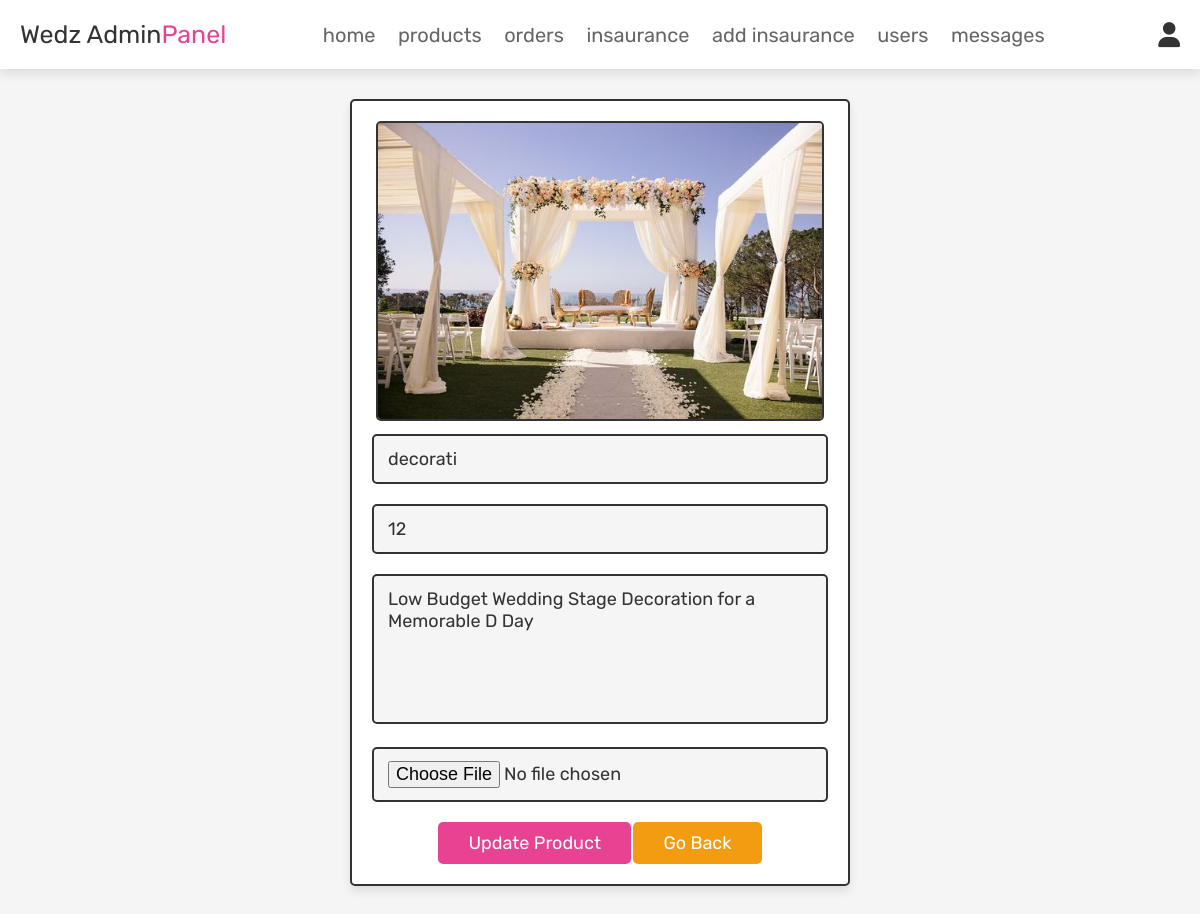
Screenshot of /admin_update_product.php?update=21 (signed in) with the database file from the repository.
### tables this page shows
CREATE TABLE IF NOT EXISTS `products` (
  `id` int(100) NOT NULL AUTO_INCREMENT,
  `name` varchar(100) NOT NULL,
  `details` varchar(500) NOT NULL,
  `price` int(100) NOT NULL,
  `image` varchar(100) NOT NULL,
  PRIMARY KEY (`id`)
);

### admin_update_product.php (the view, shortened to what this page needs)
<!DOCTYPE html>
<html lang="en">
<head>
   <link rel="stylesheet" href="https://cdnjs.cloudflare.com/ajax/libs/font-awesome/6.0.0/css/all.min.css">
   <link rel="stylesheet" href="css/admin_style.css">
</head>
<body>
<?php @include 'admin_header.php'; ?>
<section class="update-product">
<?php
   $update_id = $_GET['update'];
   $select_products = mysqli_query($conn, "SELECT * FROM `products` WHERE id = '$update_id'") or die('query failed');
   if(mysqli_num_rows($select_products) > 0){
      while($fetch_products = mysqli_fetch_assoc($select_products)){
?>
<form action="" method="post" enctype="multipart/form-data">
   <img src="uploaded_img/<?php echo $fetch_products['image']; ?>" class="image"  alt="">
   <input type="text" class="box" value="<?php echo $fetch_products['name']; ?>" required placeholder="update product name" name="name">
   <input type="number" min="0" class="box" value="<?php echo $fetch_products['price']; ?>" required placeholder="update product price" name="price">
   <textarea name="details" class="box" required placeholder="update product details" cols="30" rows="10"><?php echo $fetch_products['details']; ?></textarea>
   <input type="file" accept="image/jpg, image/jpeg, image/png" class="box" name="image">
   <input type="submit" value="update product" name="update_product" class="btn">
   <a href="admin_products.php" class="option-btn">go back</a>
</form>
<?php
      }
   }else{
      echo '<p class="empty">no update product select</p>';
   }
?>
</section>
</body>
</html>

### css/admin_style.css (style rules this page uses)
:root { --pink: #e84393; --red: #c0392b; --orange: #f39c12; --black: #333; --white: #fff; --light-color: #666; --light-white: #ccc; --light-bg: #f5f5f5; --border: .2rem solid var(--black); --box-shadow: 0 .5rem 1rem rgba(0, 0, 0, .1); }
* { font-family: 'Rubik', sans-serif; margin: 0; padding: 0; box-sizing: border-box; outline: none; border: none; text-decoration: none; transition: all .2s linear; }
html { font-size: 62.5%; overflow-x: hidden; scroll-behavior: smooth; scroll-padding-top: 6.5rem; }
body { background: var(--light-bg); }
section { padding: 3rem 2rem; }
.btn, .delete-btn, .option-btn { display: inline-block; border-radius: .5rem; margin-top: 1rem; font-size: 1.8rem; color: var(--white); cursor: pointer; padding: 1rem 3rem; text-transform: capitalize; }
.btn { background-color: var(--pink); }
.option-btn { background-color: var(--orange); }
.update-product form { max-width: 50rem; border-radius: .5rem; background-color: var(--white); border: var(--border); padding: 2rem; text-align: center; margin: 0 auto; box-shadow: var(--box-shadow); }
.update-product form .box { width: 100%; margin: 1rem 0; font-size: 1.8rem; color: var(--black); border-radius: .5rem; background-color: var(--light-bg); padding: 1.2rem 1.4rem; border: var(--border); }
.update-product form textarea { height: 15rem; resize: none; }
.update-product .image { height: 30rem; border: var(--border); border-radius: .5rem; }

### rows the page displays
products: image (picture), name "decorati", price "12", details "Low Budget Wedding Stage Decoration for a Memorable D Day"
